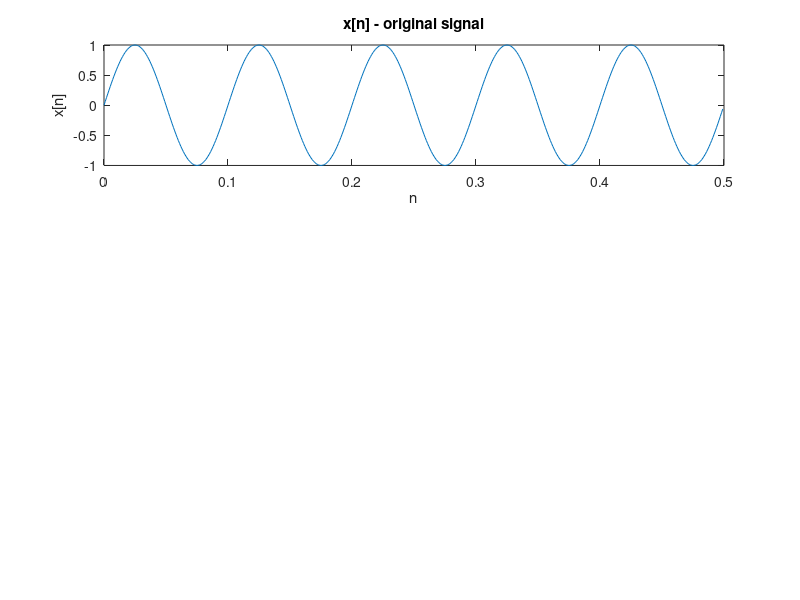

This figure's MATLAB source: (Note: this script raises an error after producing the figure.)
t=0:0.001:0.5-0.001;
x = sin(2*pi*10*t); %real-valued f = 10 Hz
subplot(3,1,1); plot(t,x);%plot the original signal
title('x[n] - original signal'); xlabel('n'); ylabel('x[n]');
z = analytic_signal(x); %construct analytic signal
subplot(3,1,2); plot(t, real(z), 'k'); hold on;
plot(t, imag(z), 'r');
title('Components of Analytic signal');
xlabel('n'); ylabel('z_r[n] and z_i[n]');
legend('Real(z[n])','Imag(z[n])');
subplot(3,1,3); plot(t, abs(z), 'k');
title('Analytic signal');
